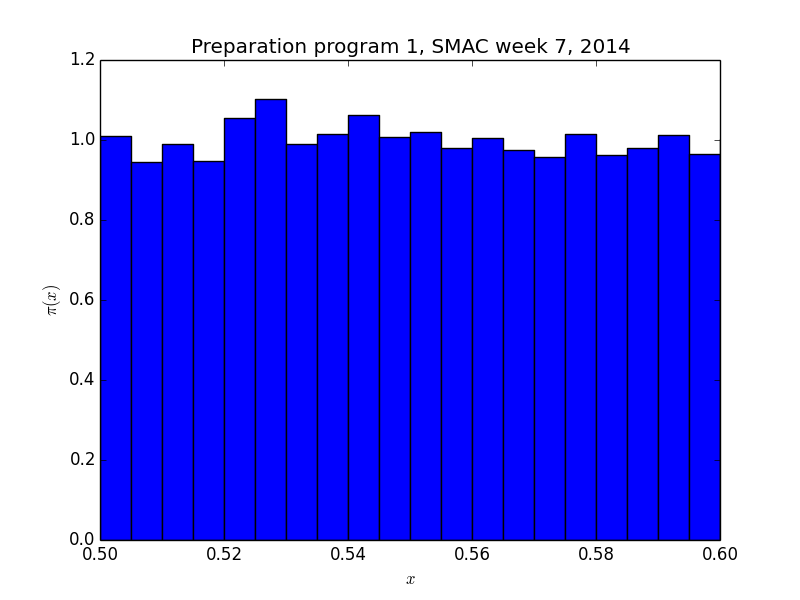

Python code for this plot:
import random, pylab

data = []
for run in range(100000):
    data.append(random.uniform(0.0, 1.0))
pylab.title('Preparation program 1, SMAC week 7, 2014')
pylab.hist(data, bins=200, normed=True)
pylab.xlim(0.5,0.6)
pylab.xlabel('$x$')
pylab.ylabel('$\\pi(x)$')
pylab.savefig('A1.png')
pylab.show()